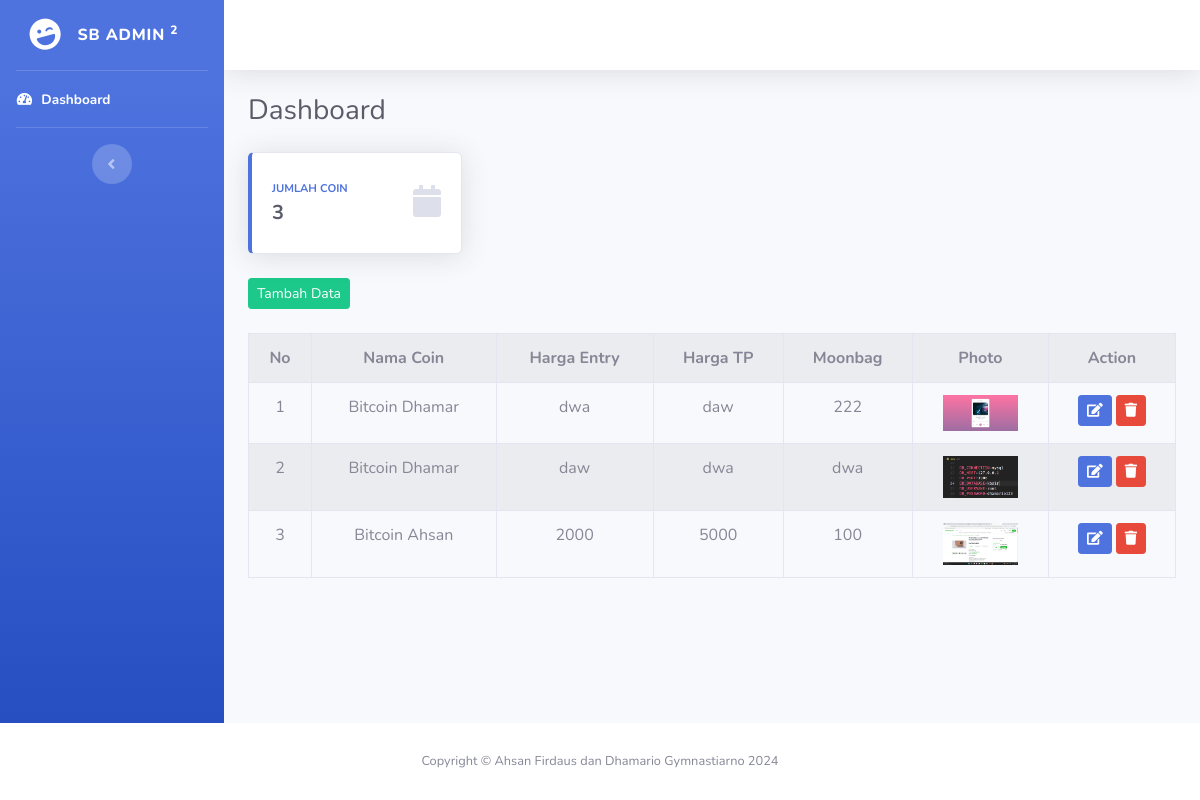
/index.php/coin/dashboard, run on the app's committed database.
### tables this page shows
CREATE TABLE `data_coin` (
  `id_coin` int(11) NOT NULL,
  `nama_coin` varchar(225) NOT NULL,
  `harga_entry` varchar(255) NOT NULL,
  `harga_tp` varchar(255) NOT NULL,
  `moonbag` varchar(255) NOT NULL,
  `photo` varchar(255) NOT NULL
);

### application/controllers/coin/Dashboard.php (called while the page is built)
<?php
class Dashboard extends CI_Controller{
  public function index(){
    $data['title'] = "Dashboard";
    $coin = $this->db->query("SELECT * FROM data_coin");
    $data['jcoin'] = $coin->num_rows();
    $data['coin'] = $this->coin_model->get_data('data_coin')->result();
    $this->load->view('templates_admin/header', $data);
    $this->load->view('templates_admin/sidebar');
    $this->load->view('coin/dashboard', $data);
    $this->load->view('templates_admin/footer', $data);
  }
}
?>

### index.php (called while the page is built, shortened)
<?php
require_once BASEPATH.'core/CodeIgniter.php';

### application/models/coin_model.php (called while the page is built, shortened)
<?php
class coin_model extends CI_Model
{
  public function get_data($table){
    return $this->db->get($table);
  }
}
?>

### application/views/coin/dashboard.php (the view, shortened to what this page needs)
    <div class="container-fluid">
        <div class="d-sm-flex align-items-center justify-content-between mb-4">
            <h1 class="h3 mb-0 text-gray-800"><?php echo $title ?></h1>
        </div>
        <div class="row">
            <div class="col-xl-3 col-md-6 mb-4">
                <dive class="card border-left-primary shadow h-100 py-2">
                    <div class="card-body">
                        <div class="row no-gutters align-items-center">
                            <div class="col mr-2">
                                <div class="text-xs font-weight-bold text-primary text-uppercase mb-1">
                                    Jumlah Coin</div>
                                <div class="h5 mb-0 font-weight-bold text-gray-800"><?php echo $jcoin ?></div>
                            </div>
                            <div class="col-auto">
                                <i class="fas fa-calendar fa-2x text-gray-300"></i>
                            </div>
                        </div>
                    </div>
                </dive>
            </div>
        </div>
 <a class="btn btn-sm btn-success mb-3" href="<?php echo base_url('coin/DataCoin/tambahData') ?>">Tambah Data</a>
<table class="table table-striped table-striped table-bordered mt-2">
    <tr>
        <th class="text-center">No</th>
        <th class="text-center">Nama Coin</th>
        <th class="text-center">Harga Entry</th>
        <th class="text-center">Harga TP</th>
        <th class="text-center">Moonbag</th>
        <th class="text-center">Photo</th>
        <th class="text-center">Action</th>
    </tr>
    <?php $no=1; foreach ($coin as $i) : ?>
        <tr class="text-center">
            <td><?php echo $no++ ?></td>
            <td><?php echo $i->nama_coin ?></td>
            <td><?php echo $i->harga_entry ?></td>
            <td><?php echo $i->harga_tp ?></td>
            <td><?php echo $i->moonbag ?></td>
            <td><img src="<?php echo base_url().'assets/photo/'.$i->photo ?>" width="75px" alt=""></td>
            <td>
                <center>
                    <a class="btn btn-sm btn-primary" href="<?php echo base_url('coin/dataCoin/updateData/'.$i->id_coin) ?>"><i class="fas fa-edit"></i></a>
                    <a onclick="return confirm('Yakin Hapus')" class="btn btn-sm btn-danger" href="<?php echo base_url('coin/dataCoin/deleteData/'.$i->id_coin) ?>"><i class="fas fa-trash"></i></a>
                </center>
            </td>
        </tr>
    <?php endforeach; ?>
</table>
    </div>
</div>

### application/views/templates_admin/header.php (shortened to what this page needs)
<!DOCTYPE html>
<html lang="en">
<head>
    <link href="<?php echo base_url() ?>/assets/vendor/fontawesome-free/css/all.min.css" rel="stylesheet" type="text/css">
    <link href="<?php echo base_url() ?>/assets/css/sb-admin-2.min.css" rel="stylesheet">
</head>

### application/views/templates_admin/sidebar.php (shortened to what this page needs)
<body id="page-top">
    <div id="wrapper">
        <ul class="navbar-nav bg-gradient-primary sidebar sidebar-dark accordion" id="accordionSidebar">
            <a class="sidebar-brand d-flex align-items-center justify-content-center" href="index.html">
                <div class="sidebar-brand-icon rotate-n-15">
                    <i class="fas fa-laugh-wink"></i>
                </div>
                <div class="sidebar-brand-text mx-3">SB Admin <sup>2</sup></div>
            </a>
            <hr class="sidebar-divider my-0">
            <li class="nav-item active">
                <a class="nav-link" href="<?php echo base_url('coin/dashboard') ?>">
                    <i class="fas fa-fw fa-tachometer-alt"></i>
                    <span>Dashboard</span></a>
            </li>
            <hr class="sidebar-divider">
            <div class="text-center d-none d-md-inline">
                <button class="rounded-circle border-0" id="sidebarToggle"></button>
            </div>
        </ul>
        <div id="content-wrapper" class="d-flex flex-column">
            <div id="content">
                <nav class="navbar navbar-expand navbar-light bg-white topbar mb-4 static-top shadow">
                </nav>

### application/views/templates_admin/footer.php (shortened to what this page needs)
            <footer class="sticky-footer bg-white fixed-bottom">
                <div class="container my-auto">
                    <div class="copyright text-center my-auto">
                        <span>Copyright &copy; Ahsan Firdaus dan Dhamario Gymnastiarno <?php echo date("Y"); ?></span>
                    </div>
                </div>
            </footer>
        </div>
    </div>
</body>
</html>

### data on the page
data_coin: nama_coin "Bitcoin Dhamar", harga_entry "dwa", harga_tp "daw", moonbag "222", photo (picture)
data_coin: nama_coin "Bitcoin Dhamar", harga_entry "daw", harga_tp "dwa", moonbag "dwa", photo (picture)
data_coin: nama_coin "Bitcoin Ahsan", harga_entry "2000", harga_tp "5000", moonbag "100", photo (picture)

### other printed values
$title "Dashboard"
$jcoin "3"
